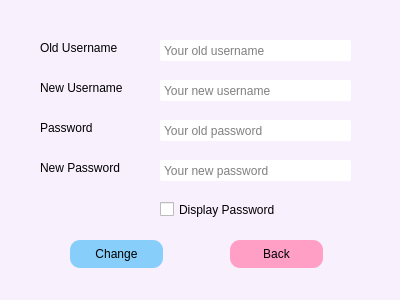
<?xml version="1.0" encoding="UTF-8"?>
<ui version="4.0">
 <class>change</class>
 <widget class="QDialog" name="change">
  <property name="geometry">
   <rect>
    <x>0</x>
    <y>0</y>
    <width>400</width>
    <height>300</height>
   </rect>
  </property>
  <property name="windowTitle">
   <string>Dialog</string>
  </property>
  <property name="styleSheet">
   <string notr="true">QDialog {
	background-color: #f9f0fe;
}</string>
  </property>
  <widget class="QLabel" name="label_4">
   <property name="geometry">
    <rect>
     <x>40</x>
     <y>160</y>
     <width>111</width>
     <height>16</height>
    </rect>
   </property>
   <property name="styleSheet">
    <string notr="true">QLabel { font-family: &quot;Microsoft YaHei&quot;; }</string>
   </property>
   <property name="text">
    <string>New Password</string>
   </property>
  </widget>
  <widget class="QLabel" name="label_2">
   <property name="geometry">
    <rect>
     <x>40</x>
     <y>80</y>
     <width>111</width>
     <height>16</height>
    </rect>
   </property>
   <property name="styleSheet">
    <string notr="true">QLabel { font-family: &quot;Microsoft YaHei&quot;; }</string>
   </property>
   <property name="text">
    <string>New Username</string>
   </property>
  </widget>
  <widget class="QLabel" name="label_3">
   <property name="geometry">
    <rect>
     <x>40</x>
     <y>120</y>
     <width>111</width>
     <height>16</height>
    </rect>
   </property>
   <property name="styleSheet">
    <string notr="true">QLabel { font-family: &quot;Microsoft YaHei&quot;; }</string>
   </property>
   <property name="text">
    <string>Password</string>
   </property>
  </widget>
  <widget class="QLabel" name="label">
   <property name="geometry">
    <rect>
     <x>40</x>
     <y>40</y>
     <width>111</width>
     <height>16</height>
    </rect>
   </property>
   <property name="styleSheet">
    <string notr="true">QLabel { font-family: &quot;Microsoft YaHei&quot;; }</string>
   </property>
   <property name="text">
    <string>Old Username</string>
   </property>
  </widget>
  <widget class="QLineEdit" name="usernameEdit">
   <property name="geometry">
    <rect>
     <x>160</x>
     <y>40</y>
     <width>191</width>
     <height>21</height>
    </rect>
   </property>
   <property name="styleSheet">
    <string notr="true">QLineEdit { 
	font-family: &quot;Microsoft YaHei&quot;; 
	padding: 2px;
	border-radius: 2px;
	border: 1px, solid #000000;
}
QLineEdit:hover {
	border: 1px solid #34495E;
}</string>
   </property>
   <property name="placeholderText">
    <string>Your old username</string>
   </property>
  </widget>
  <widget class="QLineEdit" name="newusernameEdit">
   <property name="geometry">
    <rect>
     <x>160</x>
     <y>80</y>
     <width>191</width>
     <height>21</height>
    </rect>
   </property>
   <property name="styleSheet">
    <string notr="true">QLineEdit { 
	font-family: &quot;Microsoft YaHei&quot;; 
	padding: 2px;
	border-radius: 2px;
	border: 1px, solid #000000;
}
QLineEdit:hover {
	border: 1px solid #34495E;
}</string>
   </property>
   <property name="placeholderText">
    <string>Your new username</string>
   </property>
  </widget>
  <widget class="QLineEdit" name="pwdEdit">
   <property name="geometry">
    <rect>
     <x>160</x>
     <y>120</y>
     <width>191</width>
     <height>21</height>
    </rect>
   </property>
   <property name="styleSheet">
    <string notr="true">QLineEdit { 
	font-family: &quot;Microsoft YaHei&quot;; 
	padding: 2px;
	border-radius: 2px;
	border: 1px, solid #000000;
}
QLineEdit:hover {
	border: 1px solid #34495E;
}</string>
   </property>
   <property name="echoMode">
    <enum>QLineEdit::Password</enum>
   </property>
   <property name="placeholderText">
    <string>Your old password</string>
   </property>
  </widget>
  <widget class="QLineEdit" name="newpwdEdit">
   <property name="geometry">
    <rect>
     <x>160</x>
     <y>160</y>
     <width>191</width>
     <height>21</height>
    </rect>
   </property>
   <property name="styleSheet">
    <string notr="true">QLineEdit { 
	font-family: &quot;Microsoft YaHei&quot;; 
	padding: 2px;
	border-radius: 2px;
	border: 1px, solid #000000;
}
QLineEdit:hover {
	border: 1px solid #34495E;
}</string>
   </property>
   <property name="echoMode">
    <enum>QLineEdit::Password</enum>
   </property>
   <property name="placeholderText">
    <string>Your new password</string>
   </property>
  </widget>
  <widget class="QCheckBox" name="checkBox">
   <property name="geometry">
    <rect>
     <x>160</x>
     <y>200</y>
     <width>171</width>
     <height>19</height>
    </rect>
   </property>
   <property name="styleSheet">
    <string notr="true">QCheckBox { font-family: &quot;Microsoft YaHei&quot;; }</string>
   </property>
   <property name="text">
    <string>Display Password</string>
   </property>
  </widget>
  <widget class="QPushButton" name="changeBtn">
   <property name="geometry">
    <rect>
     <x>70</x>
     <y>240</y>
     <width>93</width>
     <height>28</height>
    </rect>
   </property>
   <property name="styleSheet">
    <string notr="true">QPushButton {
	background-color: #87CEFA;
	border-radius: 10px; 
	color: rgb(0, 0, 0); 
	font-family: &quot;Microsoft YaHei&quot; 
} 
QPushButton:hover { 
	background-color: #00BFFF; 
}</string>
   </property>
   <property name="text">
    <string>Change</string>
   </property>
  </widget>
  <widget class="QPushButton" name="backBtn">
   <property name="geometry">
    <rect>
     <x>230</x>
     <y>240</y>
     <width>93</width>
     <height>28</height>
    </rect>
   </property>
   <property name="styleSheet">
    <string notr="true">QPushButton { 
	background-color: rgb(255, 159, 198); 
	border-radius: 10px; color: rgb(0, 0, 0); 
	font-family: &quot;Microsoft YaHei&quot; } 
QPushButton:hover { 
	background-color: rgb(255, 133, 166); 
}</string>
   </property>
   <property name="text">
    <string>Back</string>
   </property>
  </widget>
 </widget>
 <resources/>
 <connections>
  <connection>
   <sender>backBtn</sender>
   <signal>clicked()</signal>
   <receiver>change</receiver>
   <slot>close()</slot>
   <hints>
    <hint type="sourcelabel">
     <x>276</x>
     <y>253</y>
    </hint>
    <hint type="destinationlabel">
     <x>199</x>
     <y>149</y>
    </hint>
   </hints>
  </connection>
 </connections>
</ui>
